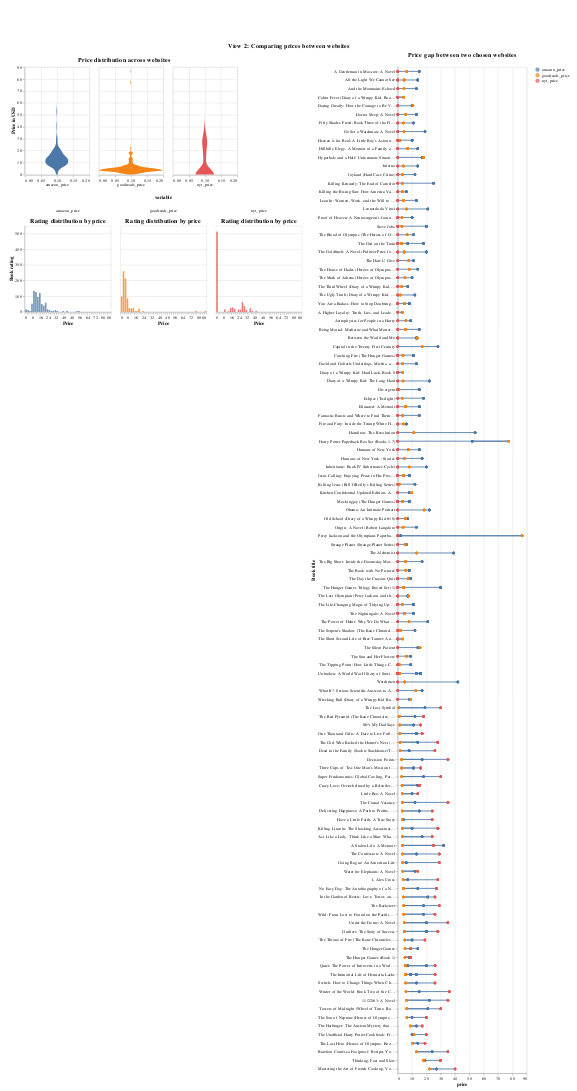

Write notebook code for a chart like this one.
### Code cell
dashboard = alt.vconcat(price_violin_plot, rating_price_bar)
dashboard = alt.hconcat(dashboard, layer, padding={'top': 100, 'bottom': 10, 'left': 20, 'right': 20}).properties(
    title = "View 2: Comparing prices between websites"
).configure_title(
    fontSize = 15, 
    anchor = 'middle'
)
from IPython.display import display, HTML

display(HTML("""
<style>
form.vega-bindings {
    position: absolute;
    top: 0px;
}
</style>
"""))
display(dashboard)

### Figure 1 — Vega-Lite specification as saved in the notebook (floating-point values rounded to 4 significant figures; data arrays with more than 128 entries replaced by an {"elided": "..."} marker saying what was removed)
{"config": {"view": {"continuousWidth": 400, "continuousHeight": 300}, "title": {"anchor": "middle", "fontSize": 15}}, "hconcat": [{"vconcat": [{"data": {"name": "data-eaf6fc633a12e8cd1407a195b1ffbca7"}, "mark": {"type": "area", "orient": "horizontal"}, "encoding": {"color": {"field": "variable", "title": "Website", "type": "nominal"}, "column": {"field": "variable", "header": {"labelOrient": "bottom", "labelPadding": 0, "title": null, "titleOrient": "bottom"}, "type": "nominal"}, "x": {"field": "density", "impute": null, "stack": "center", "title": null, "type": "quantitative"}, "y": {"field": "price", "title": "Price in USD", "type": "quantitative"}}, "height": 250, "selection": {"selector141": {"type": "single", "fields": ["variable"], "bind": {"input": "radio", "options": [["amazon_price", "goodreads_price"], ["amazon_price", "nyt_price"], ["goodreads_price", "nyt_price"]], "name": "For all charts: Pick 2 websites to compare prices"}}}, "title": ["Price distribution across websites"], "transform": [{"density": "price", "groupby": ["variable"], "as": ["price", "density"]}, {"filter": {"selection": "selector141"}}], "width": 150}, {"data": {"name": "data-f4fb811cd8972d27b5b4c3aaf8f36f84"}, "facet": {"column": {"field": "variable", "type": "nominal"}}, "spec": {"mark": "bar", "encoding": {"color": {"field": "variable", "title": null, "type": "nominal"}, "x": {"bin": {"maxbins": 50}, "field": "price", "title": "Price", "type": "quantitative"}, "y": {"field": "value", "scale": {"zero": false}, "title": "Book rating", "type": "quantitative"}}, "height": 200, "selection": {"selector142": {"type": "single", "fields": ["column"], "bind": {"input": "select", "options": ["amazon_rating", "goodreads_rating"], "name": "Select rating column for bar plot"}, "init": {"column": "amazon_rating"}, "clear": false, "on": "click[event.shiftKey&!event.shiftKey]"}}, "title": "Rating distribution by price", "transform": [{"filter": {"selection": "selector141"}}, {"fold": ["amazon_rating", "goodreads_rating"], "as": ["column", "value"]}, {"filter": {"selection": "selector142"}}], "width": 200}}]}, {"layer": [{"mark": "line", "encoding": {"detail": {"field": "title", "type": "nominal"}, "x": {"field": "price", "type": "quantitative"}, "y": {"field": "title", "sort": "x", "type": "nominal"}}, "selection": {"selector143": {"type": "single", "fields": ["goodreads_genres"], "bind": {"input": "select", "options": ["Nonfiction", "Fiction", "Young Adult", "Fantasy", "Christian", "Humor", "History", "Historical Fiction", "Biography", "Picture Books"], "name": "Filter price gap plot by popular genres"}}}, "title": ["Price gap between two chosen websites", " "], "transform": [{"filter": {"selection": "selector141"}}, {"filter": {"selection": "selector143"}}], "width": 300}, {"mark": {"type": "point", "filled": true}, "encoding": {"color": {"field": "variable", "title": "Website", "type": "nominal"}, "x": {"field": "price", "type": "quantitative"}, "y": {"field": "title", "sort": "x", "title": "Book title", "type": "nominal"}}, "transform": [{"filter": {"selection": "selector141"}}, {"filter": {"selection": "selector143"}}], "width": 300}], "data": {"name": "data-ad27ad558894a7d6f6fd73d8aacb73a9"}}], "padding": {"top": 100, "bottom": 10, "left": 20, "right": 20}, "title": "View 2: Comparing prices between websites", "$schema": "https://vega.github.io/schema/vega-lite/v4.17.0.json", "datasets": {"data-eaf6fc633a12e8cd1407a195b1ffbca7": {"elided": "495 records"}, "data-f4fb811cd8972d27b5b4c3aaf8f36f84": {"elided": "495 records"}, "data-ad27ad558894a7d6f6fd73d8aacb73a9": {"elided": "4944 records"}}}
